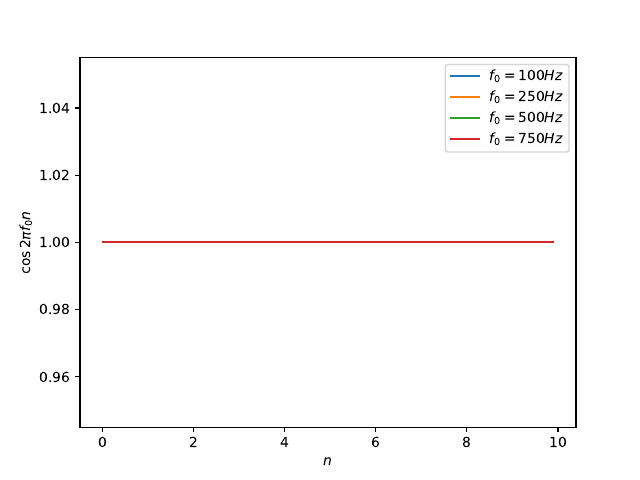

This chart was generated by the following Python code:
import numpy as np
import matplotlib.pyplot as plt


fs = 500
step_n = 0.1

n_values = np.arange(0, 10, step_n)

x1 = np.cos(2*np.pi*100*n_values)

x2 = np.cos(2*np.pi*250*n_values)

x3 = np.cos(2*np.pi*500*n_values)

x4 = np.cos(2*np.pi*750*n_values)


fig, ax = plt.subplots()
ax.plot(n_values, x1, label=r'$f_0 = 100Hz$')
ax.plot(n_values, x2, label=r'$f_0 = 250Hz$')
ax.plot(n_values, x3, label=r'$f_0 = 500Hz$')
ax.plot(n_values, x4, label=r'$f_0 = 750Hz$')
ax.set_xlabel(r"$n$")
ax.set_ylabel(r"$\cos{2\pi f_0 n}$")
ax.legend()
plt.show()
fig.savefig('./HW4/hw4.pdf')
fig.savefig('./HW4/hw4.png')
